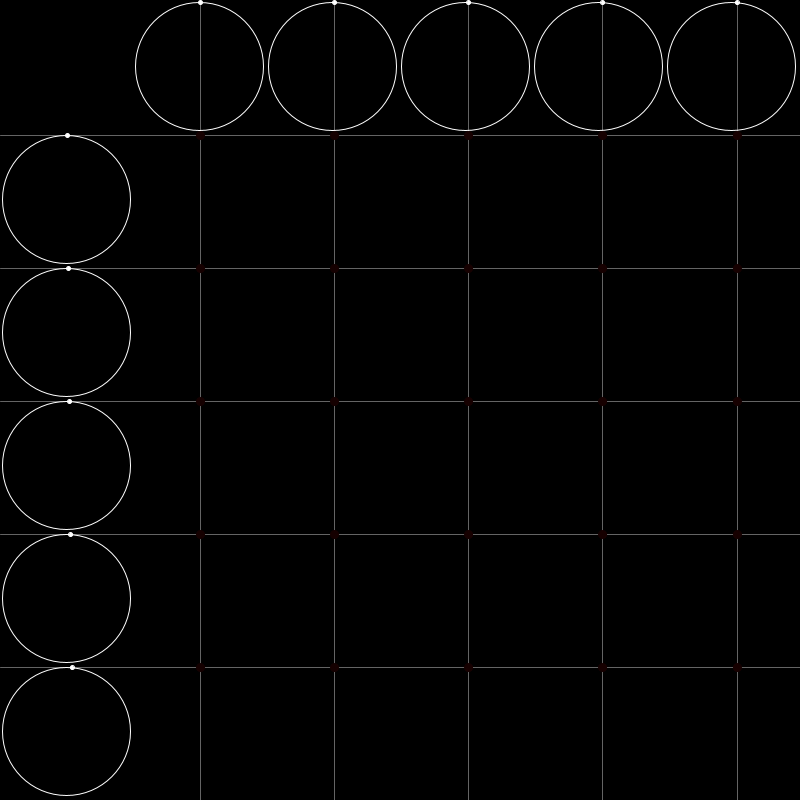
Frame 1 (no input)
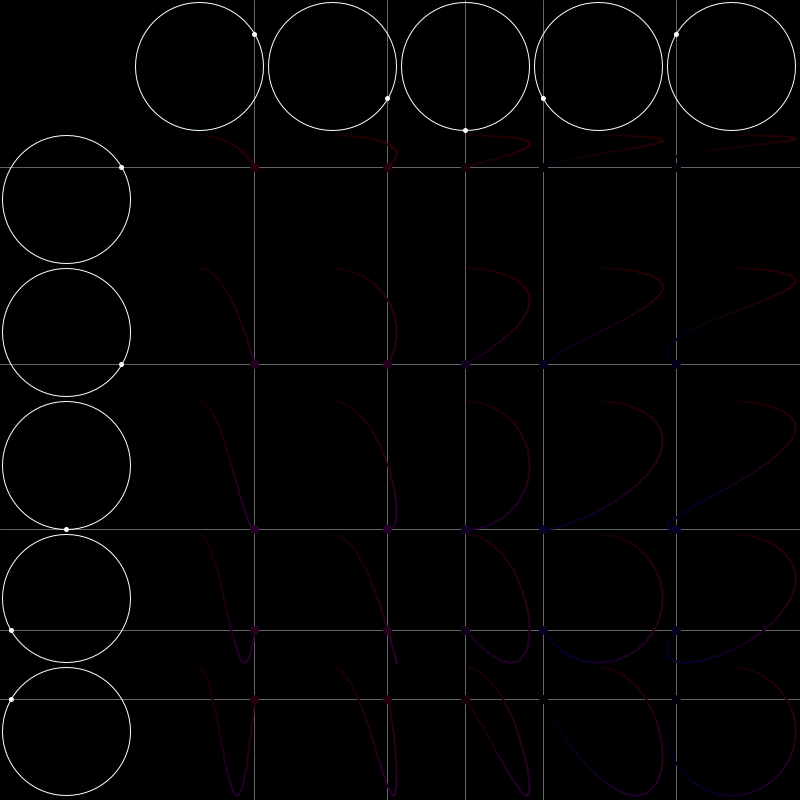
Frame 60 (the mouse pressed at the canvas centre just before this capture)
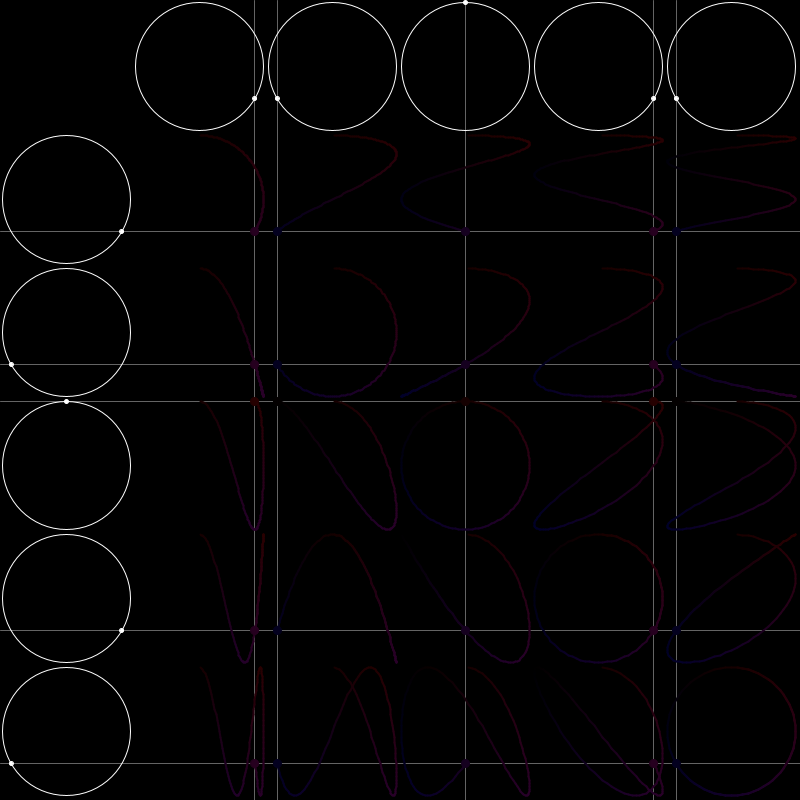
Frame 120 (the mouse held since frame 60 and released just before this capture)

The Processing sketch that drew these frames (run headless with seeded random() and noise(); from frame 60 on, the mouse is pressed at the canvas centre):

// Processing sketch: lissajou
// ── lissajou.pde

Curve[][] curves;

ArrayList<ParentCircle> parentCols = new ArrayList<ParentCircle>();
ArrayList<ParentCircle> parentRows = new ArrayList<ParentCircle>();
float angle = 0;
float w, r;
float d;
int cols, rows;
void setup() {
  //colorMode(HSB);
  size(800, 800);
  smooth();
  w = width / 6;
  cols = floor(width / w-1);
  rows = floor(width / w-1);
  d = w - 5;
  r = d / 2;
  //edges = new EdgeCircle[cols + rows];


  for (int i = 0; i < cols; i += 1) {
    float cx = w + (w / 2) + (i*w);
    float cy = (w/2);
    float step = (i+1.0);
    ParentCircle e = new ParentCircle(cx, cy, r, step, 0);
    parentCols.add(e);
  }
  for (int j = 0; j < rows; j += 1) {
    float cx = (w/2);
    float cy = w + (w / 2) + (j * w);
    float step = (j+1.0);
    ParentCircle e = new ParentCircle(cx, cy, r, step, 1);
    parentRows.add(e);
  }

  curves = new Curve[cols][rows];

  for (int i = 0; i < cols; i += 1) {
    ParentCircle top = parentCols.get(i);
    int xpos = (int)(top.pos.x - (w/2)); 
    for (int j = 0; j < rows; j += 1) {
      
      ParentCircle left = parentRows.get(j);
      int ypos = (int)(left.pos.y - (w/2));
      Curve c = new Curve(top, left, floor(w), xpos,ypos);
      curves[i][j] = c;
    }
  }
}

void draw() {
  background(0);
  //stroke(255);


  for (int i = 0; i < parentCols.size(); i += 1) {
    ParentCircle pc = parentCols.get(i);
    pc.update();
    pc.draw();
  }
  
  for (int i = 0; i < parentRows.size(); i += 1) {
    ParentCircle pc = parentRows.get(i);
    pc.update();
    pc.draw();
  }
  
  for (int i = 0; i < curves.length; i += 1) {
    for (int j = 0; j < curves[0].length; j += 1) {
      Curve c = curves[i][j];
      c.update();
      c.draw();
    }
  }
  

  ////cols
  //noFill();
  //for (int i = 0; i < cols; i += 1) {
  //  strokeWeight(1);
  //  stroke(255);
  //  float cx = w + (w / 2 ) +(i * w);
  //  float cy = (w/2);
  //  ellipse(cx, cy, d, d);

  //  float x = r * cos((angle * (i +1)) - HALF_PI);
  //  float y = r * sin((angle * (i +1)) - HALF_PI);
  //  strokeWeight(8);
  //  point(cx + x, cy + y);
  //  strokeWeight(1);
  //  stroke(255, 64);
  //  line(cx + x, 0, cx+x, height);
  //}

  ////rows
  //noFill();
  //for (int i = 0; i < cols; i += 1) {
  //  strokeWeight(1);
  //  stroke(255);
  //  float cx = (w/2);
  //  float cy = w + (w / 2) + (i * w);
  //  ellipse(cx, cy, d, d);

  //  float x = r * cos((angle * (i +1)) - HALF_PI);
  //  float y = r * sin((angle * (i +1)) - HALF_PI);
  //  strokeWeight(8);
  //  point(cx + x, cy + y);
  //  strokeWeight(1);
  //  stroke(255, 64);
  //  line(0, cy + y, width, cy + y);
  //}

  //  angle += radians(0.5);
  //  angle = angle % TWO_PI;
}

// ── Curve.pde
class Curve {
  color col;
  PGraphics image;
  ArrayList<PVector> path;
  //PVector current;
  ParentCircle top, left;
  PVector pos;
  float prevX =-1, prevY=-1;
  Curve(ParentCircle top, ParentCircle left, int size, float x, float y) {
    //path = new ArrayList<PVector>();
    //current = new PVector();
    image = createGraphics(size, size);
    pos = new PVector(x, y);

    this.top = top;
    this.left= left;
    //col = color(random(255), 200, 255);
    
  }



  void addPoint(float x, float y) {
    x -= pos.x;
    y -= pos.y;
    col = color(map(x, 0, width, 0, 255), 0, map(y, 0, height, 0, 255));
    if (prevX == -1 && prevY == -1) {
    } else {
      image.beginDraw();
      image.stroke(col);
      image.strokeWeight(2);
      image.line(prevX, prevY, x,y);
      image.endDraw();
    }
    prevX = x;
    prevY = y;
  }

  void update() {
    addPoint(top.x, left.y);
  }

  void draw() {
    image(image, pos.x, pos.y);
    stroke(col);
    fill(col);
    ellipse(top.x, left.y, 8, 8);
    //stroke(255);
    //fill(255);
    //ellipse(top.x, left.y, 4, 4);
    //noFill();
    //beginShape();
    //for (PVector p : path) {
    //  vertex(p.x, p.y);
    //}
    //endShape();
  }
}

// ── ParentCircle.pde
class ParentCircle{
  
  PVector pos;
  float r;
  float x, y;
  
  float a; 
  float step;
  int dir;
  
  ParentCircle(float x, float y, float r, float step, int dir) {
    pos = new PVector(x,y);
    this.r = r;
    this.step = step;
    this.dir = dir;
  }
  
  void update() {
    a += radians(step);
    x = pos.x + r * cos(a - HALF_PI);
    y = pos.y + r * sin(a - HALF_PI);
    a = a % TWO_PI;
    
  }
  
  void draw() {
    stroke(255);
    noFill();
    strokeWeight(1);
    ellipse(pos.x, pos.y, r*2, r*2);
    
    fill(255);
    ellipse(x,y,4,4);
    stroke(255,100);
    if (dir == 0) {
      line(x, 0, x, height);
    }else{ 
      line(0, y, width, y);
    }
  }
  
  
  
  
}
